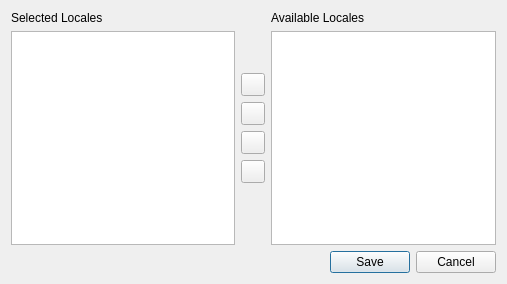
<?xml version="1.0" encoding="UTF-8"?>
<ui version="4.0">
 <class>MultiLocaleSelector</class>
 <widget class="QDialog" name="MultiLocaleSelector">
  <property name="windowModality">
   <enum>Qt::WindowModal</enum>
  </property>
  <property name="geometry">
   <rect>
    <x>0</x>
    <y>0</y>
    <width>507</width>
    <height>284</height>
   </rect>
  </property>
  <property name="sizePolicy">
   <sizepolicy hsizetype="Expanding" vsizetype="Expanding">
    <horstretch>1</horstretch>
    <verstretch>1</verstretch>
   </sizepolicy>
  </property>
  <property name="windowTitle">
   <string>Locale Selector</string>
  </property>
  <layout class="QVBoxLayout" name="verticalLayout">
   <item>
    <layout class="QHBoxLayout" name="horizontalLayout">
     <item>
      <layout class="QVBoxLayout" name="verticalLayout_2">
       <item>
        <widget class="QLabel" name="label">
         <property name="text">
          <string>Selected Locales</string>
         </property>
        </widget>
       </item>
       <item>
        <widget class="QListWidget" name="selected_locales"/>
       </item>
      </layout>
     </item>
     <item>
      <layout class="QVBoxLayout" name="verticalLayout_3">
       <item>
        <spacer name="verticalSpacer_2">
         <property name="orientation">
          <enum>Qt::Vertical</enum>
         </property>
         <property name="sizeHint" stdset="0">
          <size>
           <width>20</width>
           <height>40</height>
          </size>
         </property>
        </spacer>
       </item>
       <item>
        <widget class="QToolButton" name="move_up">
         <property name="toolTip">
          <string>Move selected locale up</string>
         </property>
         <property name="text">
          <string/>
         </property>
         <property name="icon">
          <iconset theme=":/images/16x16/go-up.png"/>
         </property>
        </widget>
       </item>
       <item>
        <widget class="QToolButton" name="add_locale">
         <property name="toolTip">
          <string>Add to selected locales</string>
         </property>
         <property name="text">
          <string/>
         </property>
         <property name="icon">
          <iconset theme=":/images/16x16/go-previous.png"/>
         </property>
        </widget>
       </item>
       <item>
        <widget class="QToolButton" name="remove_locale">
         <property name="toolTip">
          <string>Remove selected locale</string>
         </property>
         <property name="text">
          <string/>
         </property>
         <property name="icon">
          <iconset theme=":/images/16x16/go-next.png"/>
         </property>
        </widget>
       </item>
       <item>
        <widget class="QToolButton" name="move_down">
         <property name="toolTip">
          <string>Move selected locale down</string>
         </property>
         <property name="text">
          <string/>
         </property>
         <property name="icon">
          <iconset theme=":/images/16x16/go-down.png"/>
         </property>
        </widget>
       </item>
       <item>
        <spacer name="verticalSpacer">
         <property name="orientation">
          <enum>Qt::Vertical</enum>
         </property>
         <property name="sizeHint" stdset="0">
          <size>
           <width>20</width>
           <height>40</height>
          </size>
         </property>
        </spacer>
       </item>
      </layout>
     </item>
     <item>
      <layout class="QVBoxLayout" name="verticalLayout_4">
       <item>
        <widget class="QLabel" name="label_2">
         <property name="text">
          <string>Available Locales</string>
         </property>
        </widget>
       </item>
       <item>
        <widget class="QListWidget" name="available_locales"/>
       </item>
      </layout>
     </item>
    </layout>
   </item>
   <item>
    <widget class="QDialogButtonBox" name="button_box">
     <property name="orientation">
      <enum>Qt::Horizontal</enum>
     </property>
     <property name="standardButtons">
      <set>QDialogButtonBox::Cancel|QDialogButtonBox::Save</set>
     </property>
    </widget>
   </item>
  </layout>
 </widget>
 <resources/>
 <connections/>
</ui>
